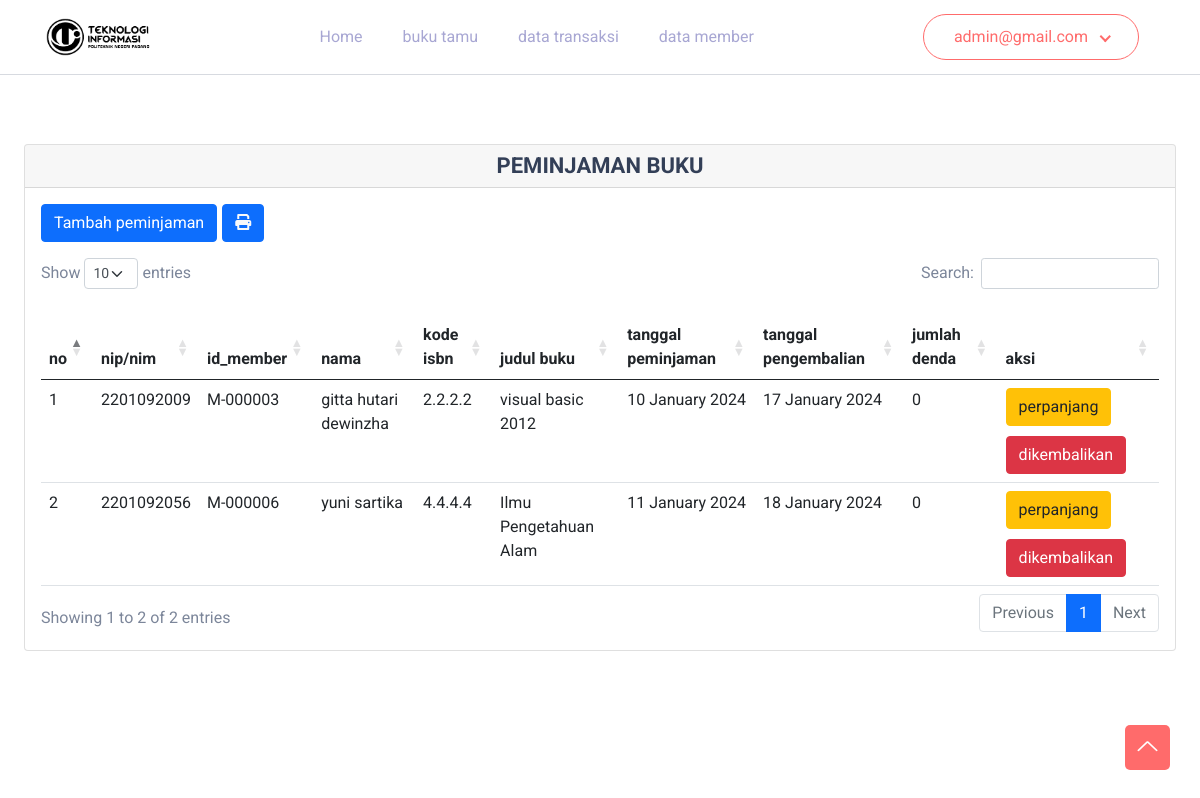
/index.php?page=peminjaman (signed in), run on the app's committed database.
### tables this page shows
CREATE TABLE `peminjaman` (
  `id_transaksi` varchar(12) NOT NULL,
  `member_id` varchar(12) NOT NULL,
  `tanda_buku` varchar(13) NOT NULL,
  `tgl_pinjam` varchar(25) NOT NULL,
  `tgl_kembali` varchar(25) NOT NULL,
  `denda` varchar(64) NOT NULL
);

CREATE TABLE `member` (
  `id_member` varchar(13) NOT NULL,
  `nim` varchar(15) NOT NULL,
  `nama` varchar(64) NOT NULL,
  `jenis_kelamin` enum('laki-laki','perempuan') NOT NULL,
  `prodi_id` int(11) NOT NULL,
  `email` varchar(64) NOT NULL,
  `password` varchar(32) NOT NULL,
  `level` enum('admin','pustakawan','anggota') NOT NULL,
  `status` enum('mahasiswa','dosen','tendik','admpustakawan') NOT NULL,
  `no_tlp` varchar(15) NOT NULL,
  `tgl_daftar` date NOT NULL,
  `tgl_berakhir` date NOT NULL
);

CREATE TABLE `books` (
  `kode_buku` varchar(13) NOT NULL,
  `isbn` varchar(25) NOT NULL,
  `judul` varchar(64) NOT NULL,
  `category_id` int(11) NOT NULL,
  `pengarang_id` int(11) NOT NULL,
  `penerbit_id` int(11) NOT NULL,
  `available_books` int(12) NOT NULL,
  `total_books` int(12) NOT NULL,
  `sampul` varchar(100) NOT NULL
);

### peminjaman/peminjaman.php (the view, shortened to what this page needs)
<link rel="stylesheet" href="https://cdnjs.cloudflare.com/ajax/libs/font-awesome/6.0.0/css/all.min.css">
<link rel="stylesheet" href="https://unpkg.com/feather-icons/dist/feather.min.css">
<link rel="stylesheet" href="https://cdn.datatables.net/1.13.7/css/dataTables.bootstrap5.min.css">
<?php
include 'koneksi.php';
?>
 <div class="p-4 active-main-content" id="main-content">
        <div class="row">
            <div class="col-sm-12">
                <div class="card custom-card">
                    <div class="card-header">
                        <div class="text-center">
                            <h4>PEMINJAMAN BUKU</h4>
                        </div>
                    </div>
                    <div class="card-body">
                        <div class="row mb-3">
                            <div class="col-sm-6">
                                <button type="button"
                                    class="btn btn-primary button-custom btn-tambah-buku_tamu float-left"
                                    data-toggle="modal" data-target="#tambahPeminjamanModal">
                                    Tambah peminjaman
                                </button>
                                    <a href="http://localhost/kelompok1perpus/peminjaman/cetakpeminjaman.php" class="btn btn-primary text-light ms-2" style="margin-left: 5px;">
                                        <i class="fas fa-print"></i>
                                    </a>
                            </div>
                        </div>
                        <div class="table-responsive">
                            <table class="table table-data-buku_tamu" id="example">
                                <thead>
                                    <tr>
                                    <th scope="col">no</th>
                                    <th scope="col">nip/nim</th>
                                    <th scope="col">id_member</th>
                                    <th scope="col">nama</th>
                                    <th scope="col">kode isbn</th>
                                    <th scope="col">judul buku</th>
                                    <th scope="col">tanggal peminjaman</th>
                                    <th scope="col">tanggal pengembalian</th>
                                    <th scope="col">jumlah denda</th>
                                    <th scope="col">aksi</th>
                                    </tr>
                                </thead>
                                <tbody>
              <?php
              $nomor = 1;
              $query = mysqli_query($db, "SELECT * FROM peminjaman
                            JOIN member ON member.id_member = peminjaman.member_id
                            JOIN books ON books.kode_buku = peminjaman.tanda_buku");
              while ($row = mysqli_fetch_array($query)) : ?>
                <tr>
                  <td><?= $nomor++ ?></td>
                  <td><?= $row['nim']?></td>
                  <td><?= $row['id_member']?></td>
                  <td><?= $row['nama'] ?></td>
                  <td><?= $row['isbn'] ?></td>
                  <td><?= $row['judul'] ?></td>
                  <td><?= $row['tgl_pinjam'] ?></td>
                  <td><?= $row['tgl_kembali'] ?></td>
                  <td><?= $row['denda'] ?></td>
                  <td>
                                        <a href="#" class="btn btn-warning" data-bs-toggle="modal" data-bs-target="#modalEditPeminjaman<?= $nomor ?>" style="margin-bottom: 10px;">perpanjang</a>
                                        <a href="#" class="btn btn-danger" data-bs-toggle="modal" data-bs-target="#modalHapusPeminjaman<?= $nomor ?>">dikembalikan</a>
                                    </td>
                </tr>
              <?php endwhile; ?>
            </tbody>
                            </table>
                        </div>
                    </div>
                </div>
            </div>
        </div>
    </div>

### assets/css/style.css (style rules this page uses)
html { scroll-behavior: smooth; }
body { font-family: "Roboto", sans-serif; font-weight: normal; font-style: normal; color: #7C869A; }
* { margin: 0; padding: 0; box-sizing: border-box; }
i, span, a { display: inline-block; text-decoration: none; }
a { transition: all 0.3s ease-out 0s; color: #FF6B6B; }
h1, h2, h3, h4, h5, h6 { font-family: "Roboto", sans-serif; font-weight: 700; color: #333F57; margin: 0px; }
h4 { font-size: 22px; }

### peminjaman/peminjaman.php (style rules this page uses)
.card.custom-card { background-color: #ffffff; }
#main-content { margin-top: 120px; padding: 20px; }

### data on the page
peminjaman: member.nim "2201092009", member.id_member "M-000003", member.nama "gitta hutari dewinzha", tanda_buku.isbn "2.2.2.2", tanda_buku.judul "visual basic 2012", tgl_pinjam "10 January 2024", tgl_kembali "17 January 2024", denda "0"
peminjaman: member.nim "2201092056", member.id_member "M-000006", member.nama "yuni sartika", tanda_buku.isbn "4.4.4.4", tanda_buku.judul "Ilmu Pengetahuan Alam", tgl_pinjam "11 January 2024", tgl_kembali "18 January 2024", denda "0"

### other printed values
$_SESSION['email'] "admin@gmail.com"
